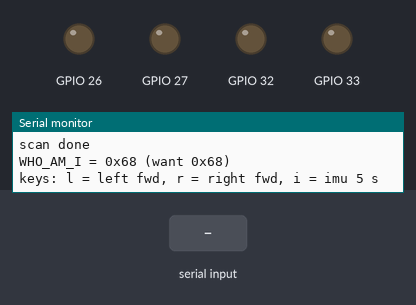
Bench run of a program on a simulated ESP32. On the bench: output pins drawn as LEDs (lit = HIGH), the last lines printed to the serial monitor. Wiring (inferred from the names in the program): MPU-6050 motion sensor at I2C address 0x68. The test bench sets the inputs (shaded band).

Above: at 1.2 s.
1.3 s: "l" received over Serial
At 2.1 s:
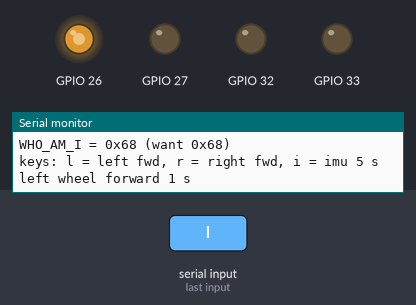
3.8 s: "r" received over Serial
At 4.6 s:
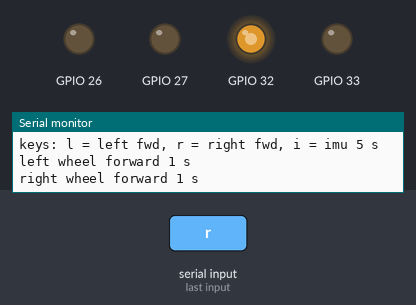
Timing chart, 0 to 6.8 s (numbered marks = the images above; inputs shaded):
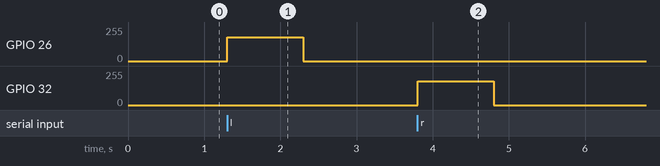

Measured:
- after the input at 1.3 s, GPIO 26: 0/255 → 180/255 at once, → 0/255 1.0 s later
- after the input at 3.8 s, GPIO 32: 0/255 → 180/255 at once, → 0/255 1.0 s later

The program:

main.cpp
```cpp
#include <Arduino.h>
#include <Wire.h>

const int IN1 = 26, IN2 = 27;   // left:  PWM on IN1 = forward
const int IN3 = 32, IN4 = 33;   // right: PWM on IN3 = forward
const uint8_t MPU = 0x68;

void mpuWrite(uint8_t reg, uint8_t val) {
  Wire.beginTransmission(MPU); Wire.write(reg); Wire.write(val); Wire.endTransmission();
}

bool readImu(float &ax, float &ay, float &az, float &gz) {
  Wire.beginTransmission(MPU); Wire.write(0x3B);
  if (Wire.endTransmission(false) != 0) return false;
  if (Wire.requestFrom((uint16_t)MPU, (uint8_t)14) != 14) return false;
  int16_t r[7];
  for (int i = 0; i < 7; i++) {
    uint8_t hi = Wire.read();   // high byte arrives first
    uint8_t lo = Wire.read();
    r[i] = (int16_t)((hi << 8) | lo);
  }
  ax = r[0] / 16384.0; ay = r[1] / 16384.0; az = r[2] / 16384.0;  // g
  gz = r[6] / 131.0;                                              // deg/s
  return true;
}

void setup() {
  Serial.begin(115200);
  for (int p : {IN1, IN2, IN3, IN4}) { pinMode(p, OUTPUT); analogWrite(p, 0); }
  Wire.begin(21, 22);  // SDA = G21, SCL = G22 on every bot
  for (uint8_t a = 1; a < 127; a++) {
    Wire.beginTransmission(a);
    if (Wire.endTransmission() == 0) Serial.printf("I2C device at 0x%02X\n", a);
  }
  Serial.println("scan done");
  mpuWrite(0x6B, 0);  // wake the MPU6050
  Wire.beginTransmission(MPU); Wire.write(0x75); Wire.endTransmission(false);
  Wire.requestFrom((uint16_t)MPU, (uint8_t)1);
  Serial.printf("WHO_AM_I = 0x%02X (want 0x68)\n", Wire.available() ? Wire.read() : 0);
  Serial.println("keys: l = left fwd, r = right fwd, i = imu 5 s");
}

void loop() {
  if (!Serial.available()) return;
  char c = Serial.read();
  if (c == 'l' || c == 'r') {
    int pin = (c == 'l') ? IN1 : IN3;
    Serial.printf("%s wheel forward 1 s\n", c == 'l' ? "left" : "right");
    analogWrite(pin, 180);
    delay(1000);
    analogWrite(pin, 0);
  } else if (c == 'i') {
    for (int k = 0; k < 25; k++) {
      float ax, ay, az, gz;
      if (readImu(ax, ay, az, gz))
        Serial.printf("ax %+.2f  ay %+.2f  az %+.2f  gz %+7.1f\n", ax, ay, az, gz);
      else Serial.println("imu read failed");
      delay(200);
    }
  }
}
```
